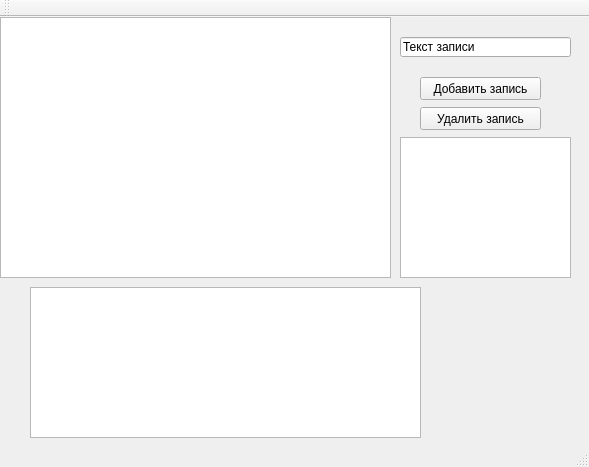
<?xml version="1.0" encoding="UTF-8"?>
<ui version="4.0">
 <class>MainWindow</class>
 <widget class="QMainWindow" name="MainWindow">
  <property name="geometry">
   <rect>
    <x>0</x>
    <y>0</y>
    <width>589</width>
    <height>467</height>
   </rect>
  </property>
  <property name="windowTitle">
   <string>MainWindow</string>
  </property>
  <widget class="QWidget" name="centralWidget">
   <widget class="QListView" name="listView">
    <property name="geometry">
     <rect>
      <x>0</x>
      <y>0</y>
      <width>391</width>
      <height>261</height>
     </rect>
    </property>
   </widget>
   <widget class="QPushButton" name="addButton">
    <property name="geometry">
     <rect>
      <x>420</x>
      <y>60</y>
      <width>121</width>
      <height>23</height>
     </rect>
    </property>
    <property name="text">
     <string>Добавить запись</string>
    </property>
   </widget>
   <widget class="QPushButton" name="removeButton">
    <property name="geometry">
     <rect>
      <x>420</x>
      <y>90</y>
      <width>121</width>
      <height>23</height>
     </rect>
    </property>
    <property name="text">
     <string>Удалить запись</string>
    </property>
   </widget>
   <widget class="QLineEdit" name="lineEdit">
    <property name="geometry">
     <rect>
      <x>400</x>
      <y>20</y>
      <width>171</width>
      <height>20</height>
     </rect>
    </property>
    <property name="text">
     <string>Текст записи</string>
    </property>
   </widget>
   <widget class="QListView" name="listView_2">
    <property name="geometry">
     <rect>
      <x>400</x>
      <y>120</y>
      <width>171</width>
      <height>141</height>
     </rect>
    </property>
   </widget>
   <widget class="QTableView" name="tableView">
    <property name="geometry">
     <rect>
      <x>30</x>
      <y>270</y>
      <width>391</width>
      <height>151</height>
     </rect>
    </property>
   </widget>
  </widget>
  <widget class="QMenuBar" name="menuBar">
   <property name="geometry">
    <rect>
     <x>0</x>
     <y>0</y>
     <width>589</width>
     <height>21</height>
    </rect>
   </property>
  </widget>
  <widget class="QToolBar" name="mainToolBar">
   <attribute name="toolBarArea">
    <enum>TopToolBarArea</enum>
   </attribute>
   <attribute name="toolBarBreak">
    <bool>false</bool>
   </attribute>
  </widget>
  <widget class="QStatusBar" name="statusBar"/>
 </widget>
 <layoutdefault spacing="6" margin="11"/>
 <resources/>
 <connections/>
</ui>
